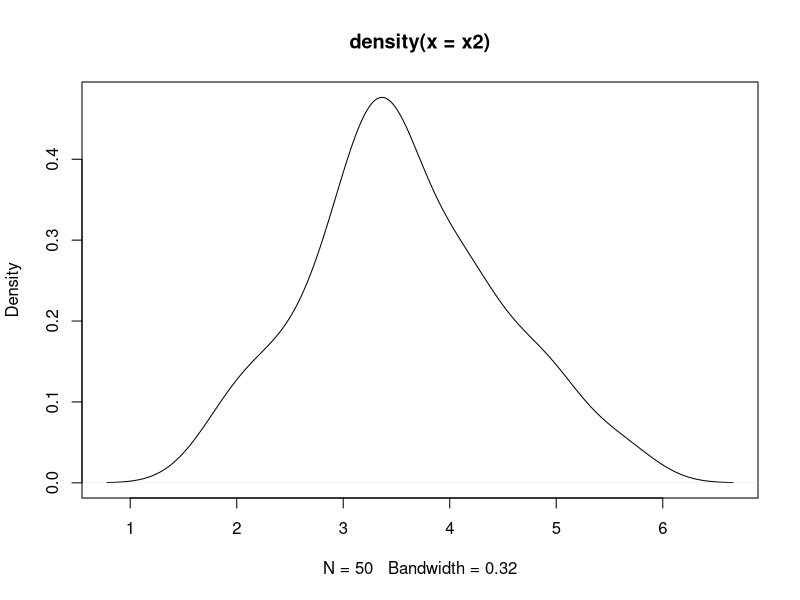
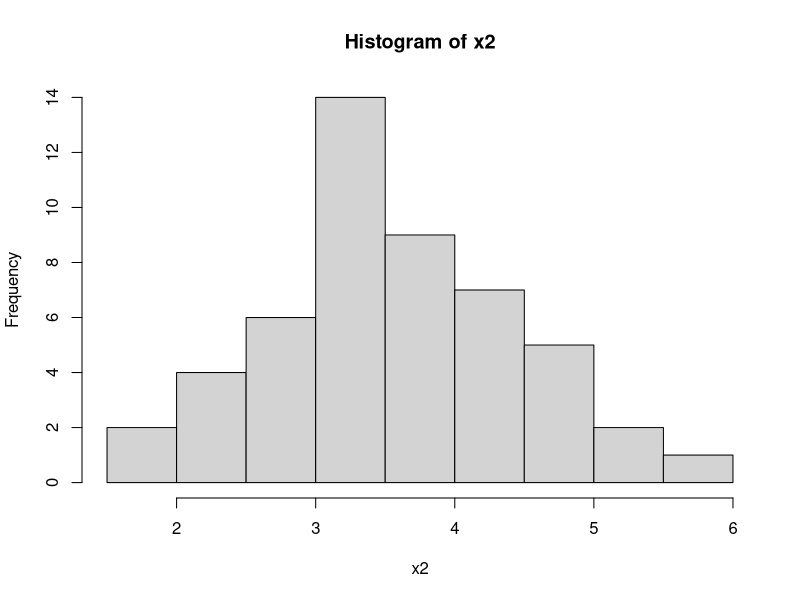
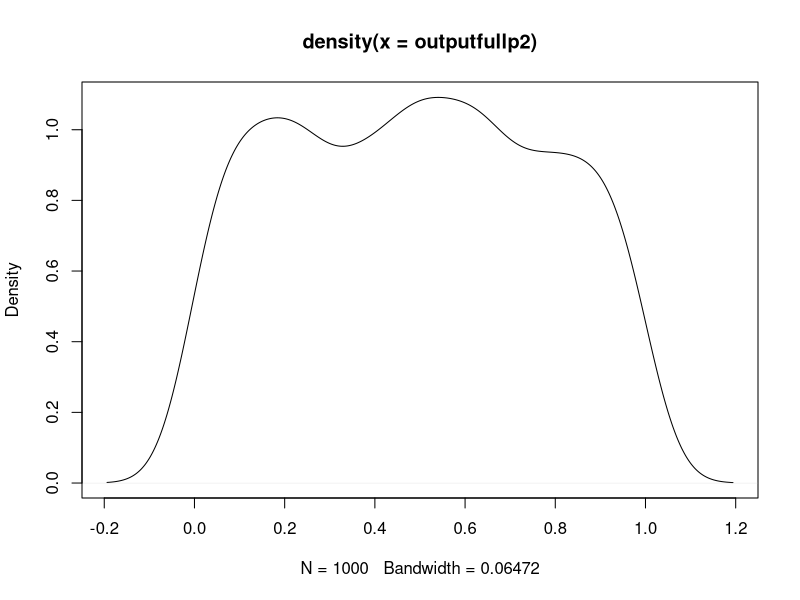
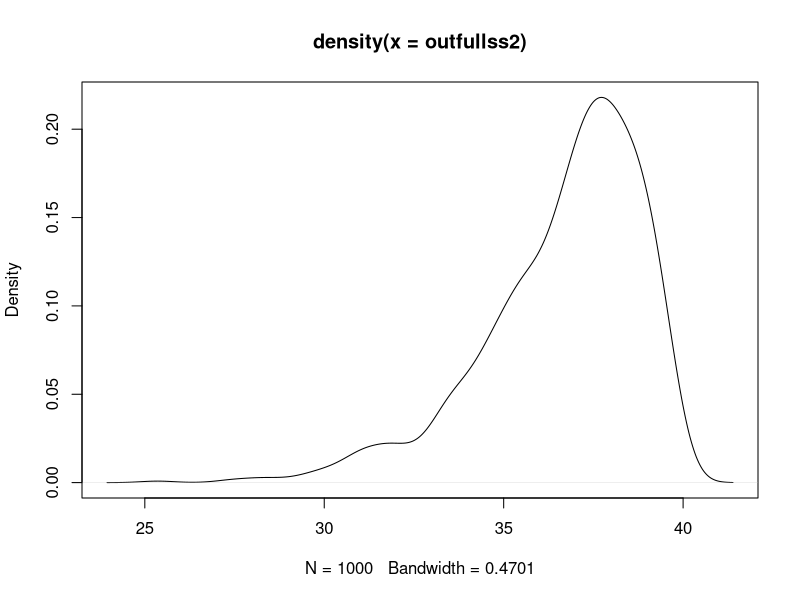
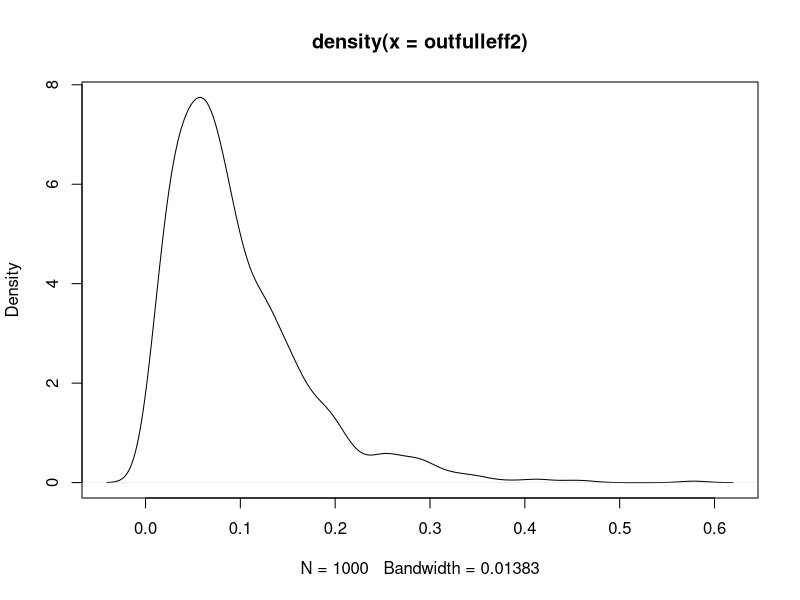
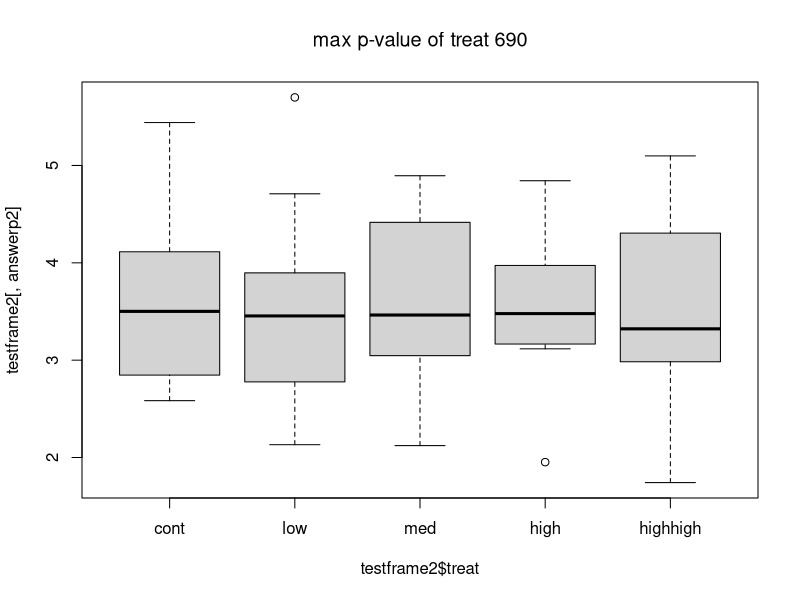
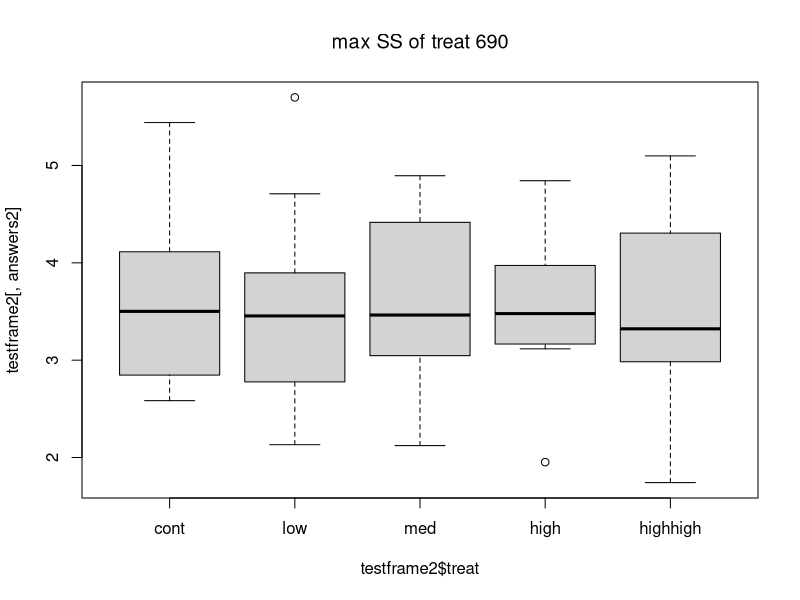
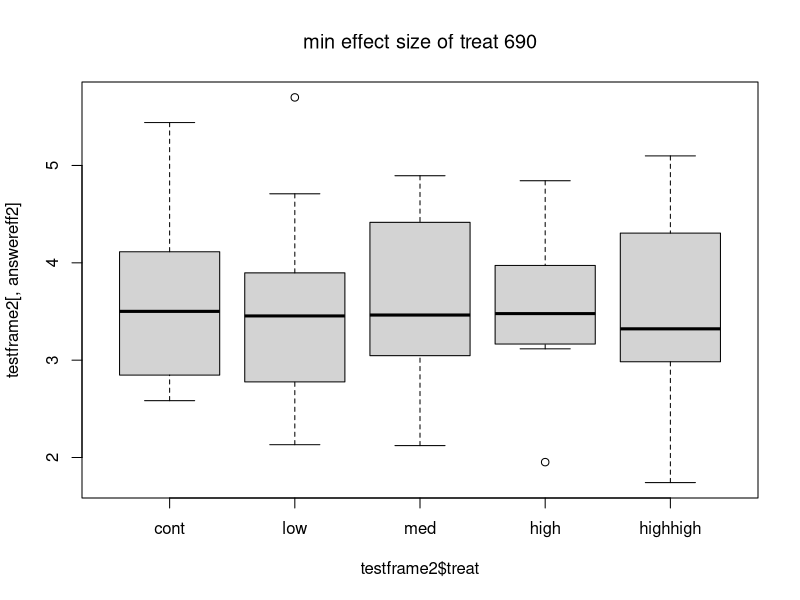

Write R code to recreate these figures, in order.
############################################ for single room, just testing for treatment effects ####################

x2 <- abs(rnorm(50,3.5,1))  #fake lizard masses, n=50, mean=3.5, sd=1
plot(density(x2))           # density distribution of fake lizard masses
hist(x2, breaks=10)         # histogram of distribution of fake lizard masses broken into 10 bins
summary(x2)                 # quartiles/max/min/mean/median of fake lizard masses

n <- 1000                 # number of samples to take

testframe2 <- data.frame(replicate(n,sample(x2,length(x2), replace=F)))  #build dataframe from sampled (without replacement) lizard masses.  This creates the shuffling of lizards.
testframe2$treat <- factor(c(rep("cont",10),rep("low",10),rep("med",10),rep("high",10),rep("highhigh",10)), levels=c("cont","low","med","high","highhigh"))  #creates a vector in dataframe of 5 treatments, 10 lizards each that are "paired" with the random masses

summary(aov(x2~testframe2$treat))   # this is the ANOVA output for the fake lizard masses against the treatments in order for an example.  Singular values can be extracted from this using the [[]] and $ as the structure of the summary(aov()) output is a list of vectors

outputfullp2 <- matrix(mapply(function(x,y) summary(aov(y~x))[[1]]$'Pr(>F)'[[1]], testframe2[n+1],testframe2[1:n]))  # create a matrix of values extracted from a function's output applied across the dataframe
answerp2 <- which.max(outputfullp2)          # The above finds the p-value of the ANOVA, this line finds the largest of the distribution of p-values
outfullss2 <- matrix(mapply(function(x,y) summary(aov(y~factor(x)))[[1]]$'Sum Sq'[[2]], testframe2[n+1],testframe2[1:n]))
answers2 <- which.max(outfullss2)            # The above finds the sum of squares of the ANOVA, this line finds the largest of the distribution of sum of squares
outfulleff2 <- matrix(mapply(function(x,y) summary(aov(y~factor(x)))[[1]]$'Sum Sq'[[1]]/summary(aov(y~factor(x)))[[1]]$'Sum Sq'[[2]], testframe2[n+1],testframe2[1:n]))
answereff2 <- which.min(outfulleff2)        # The above finds the effect size of the ANOVA, this line finds the smallest of the distribution of effect sizes

# look at the ANOVA output for each of the best cases
summary(aov(testframe2[,answerp2]~testframe2$treat))         
summary(aov(testframe2[,answers2]~testframe2$treat))
summary(aov(testframe2[,answereff2]~testframe2$treat))
#

# plot the distribution of p-values, sum squares, and effect sizes
plot(density(outputfullp2))                                   
plot(density(outfullss2))
plot(density(outfulleff2))

# create boxplots for each of the masses by treatments for the best case
boxplot(testframe2[,answerp2]~testframe2$treat, main=bquote("max p-value of treat"~.(answerp2)))
boxplot(testframe2[,answers2]~testframe2$treat, main=bquote("max SS of treat"~.(answers2)))
boxplot(testframe2[,answereff2]~testframe2$treat, main=bquote("min effect size of treat"~.(answereff2)))

# create boxplot for each of the masses by treatments for the best case
dotchart(testframe2[,answerp2],labels=row.names(testframe2$treat),pch=16,groups= testframe2$treat, xlab="mass")




#### optional way more simple but slightly less robust/random method ####
x2ord <- sort(x2)   #rank the masses
x2ord
df <- data.frame(mass=x2ord)   #build dataframe holding masses
df$treat <- sample(c(rep(c("cont","low","med","high","highhigh"),10)),prob=c(rep((1/5),50)))  # add vector to dataframe sampling 50 treatments with equal probability (1/5)
df

boxplot(mass~treat, data=df)
dotchart(df$mass, labels=df$treat)
summary(aov(mass~factor(treat), data=df))

##### or additionally simpler route

x2ord <- sort(x2)   #rank the masses
x2ord
df <- data.frame(mass=x2ord)   #build dataframe holding masses
df$treat <- sample(c("cont","low","med","high","highhigh"),prob=c(rep((1/5),5)))  # add vector to dataframe sampling 5 treatments with equal probability (1/5)
df

boxplot(mass~treat, data=df)
dotchart(df$mass, labels=df$treat)  # see how the treatment order is random, but it is in order (what does this mean?)
summary(aov(mass~factor(treat), data=df))

                             
                             
plot(density(df$mass[df$treat=="cont"],bw=0.4),ylim=c(-0.1,0.4))
points(density(df$mass[df$treat=="low"],bw=0.4),type="l", col="darkgreen")
points(density(df$mass[df$treat=="med"],bw=0.4),type="l", col="blue")
points(density(df$mass[df$treat=="high"],bw=0.4),type="l", col="orange")
points(density(df$mass[df$treat=="high"],bw=0.4),type="l", col="red")
rug(df$mass[df$treat=="cont"],line=-5)
rug(df$mass[df$treat=="low"], col="darkgreen",line=-4)
rug(df$mass[df$treat=="med"], col="blue",line=-3)
rug(df$mass[df$treat=="high"], col="orange",line=-2)
rug(df$mass[df$treat=="highhigh"], col="red",line=-1)
                             
####


#####################################################################################################################
